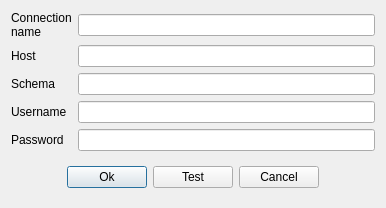
<?xml version="1.0" encoding="UTF-8"?>
<ui version="4.0">
 <class>DatabaseConnection</class>
 <widget class="QDialog" name="DatabaseConnection">
  <property name="geometry">
   <rect>
    <x>0</x>
    <y>0</y>
    <width>386</width>
    <height>197</height>
   </rect>
  </property>
  <property name="windowTitle">
   <string>Database connection</string>
  </property>
  <layout class="QHBoxLayout" name="horizontalLayout">
   <item>
    <layout class="QGridLayout" name="gridLayout">
     <item row="1" column="1">
      <widget class="QLineEdit" name="leMainHost"/>
     </item>
     <item row="1" column="0">
      <widget class="QLabel" name="label">
       <property name="text">
        <string>Host</string>
       </property>
      </widget>
     </item>
     <item row="0" column="0">
      <widget class="QLabel" name="label_2">
       <property name="text">
        <string>Connection
name</string>
       </property>
      </widget>
     </item>
     <item row="4" column="0">
      <widget class="QLabel" name="label_5">
       <property name="text">
        <string>Password</string>
       </property>
      </widget>
     </item>
     <item row="2" column="0">
      <widget class="QLabel" name="label_3">
       <property name="text">
        <string>Schema</string>
       </property>
      </widget>
     </item>
     <item row="3" column="0">
      <widget class="QLabel" name="label_4">
       <property name="text">
        <string>Username</string>
       </property>
      </widget>
     </item>
     <item row="4" column="1">
      <widget class="QLineEdit" name="leMainPassword"/>
     </item>
     <item row="0" column="1">
      <widget class="QLineEdit" name="leName"/>
     </item>
     <item row="2" column="1">
      <widget class="QLineEdit" name="leMainDb"/>
     </item>
     <item row="3" column="1">
      <widget class="QLineEdit" name="leMainUser"/>
     </item>
     <item row="5" column="0" colspan="2">
      <widget class="QWidget" name="widget" native="true">
       <layout class="QHBoxLayout" name="horizontalLayout_2">
        <item>
         <spacer name="horizontalSpacer">
          <property name="orientation">
           <enum>Qt::Horizontal</enum>
          </property>
          <property name="sizeHint" stdset="0">
           <size>
            <width>47</width>
            <height>20</height>
           </size>
          </property>
         </spacer>
        </item>
        <item>
         <widget class="QPushButton" name="btnOk">
          <property name="text">
           <string>Ok</string>
          </property>
         </widget>
        </item>
        <item>
         <widget class="QPushButton" name="btnTest">
          <property name="text">
           <string>Test</string>
          </property>
         </widget>
        </item>
        <item>
         <widget class="QPushButton" name="btnCancel">
          <property name="text">
           <string>Cancel</string>
          </property>
         </widget>
        </item>
        <item>
         <spacer name="horizontalSpacer_2">
          <property name="orientation">
           <enum>Qt::Horizontal</enum>
          </property>
          <property name="sizeHint" stdset="0">
           <size>
            <width>46</width>
            <height>20</height>
           </size>
          </property>
         </spacer>
        </item>
       </layout>
      </widget>
     </item>
    </layout>
   </item>
  </layout>
 </widget>
 <tabstops>
  <tabstop>leName</tabstop>
  <tabstop>leMainHost</tabstop>
  <tabstop>leMainDb</tabstop>
  <tabstop>leMainUser</tabstop>
  <tabstop>leMainPassword</tabstop>
  <tabstop>btnOk</tabstop>
  <tabstop>btnTest</tabstop>
  <tabstop>btnCancel</tabstop>
 </tabstops>
 <resources/>
 <connections/>
</ui>
